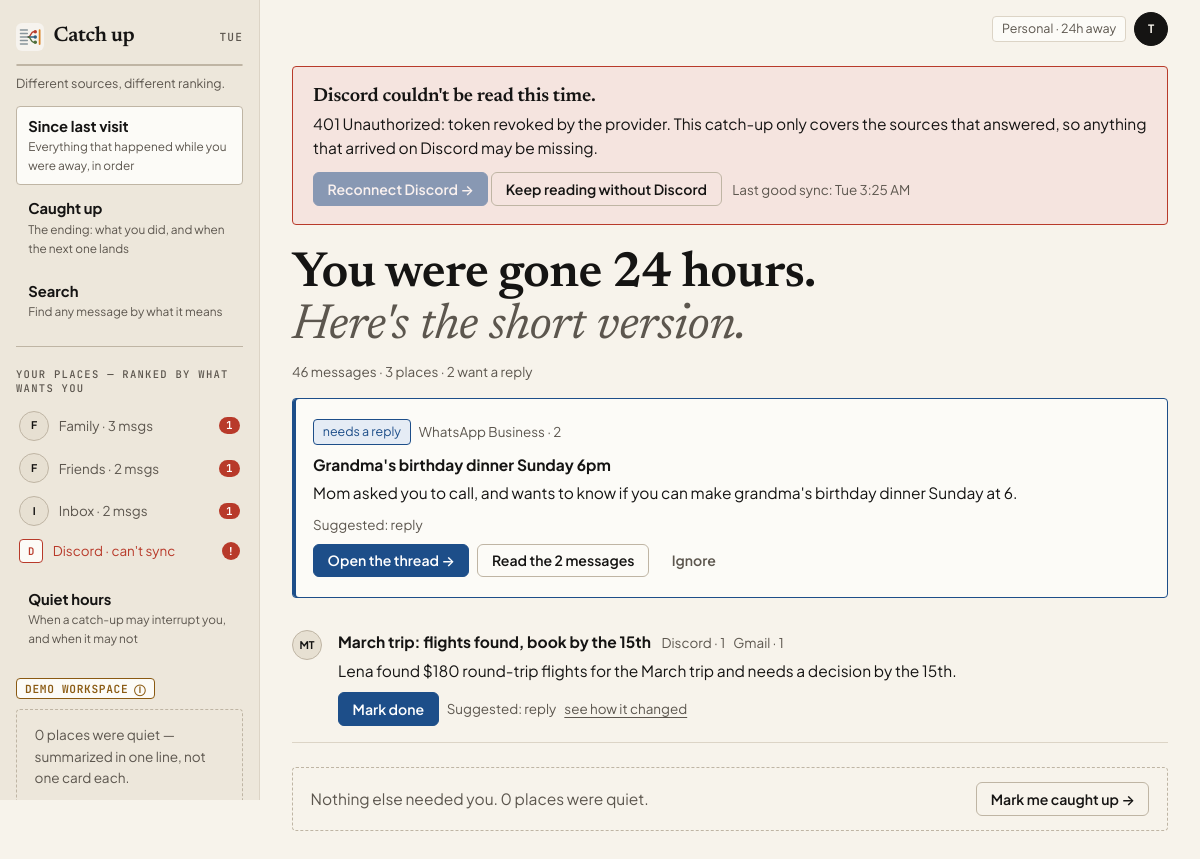
Page /personal/catchup/ (signed in) on the committed database.
### unopsis/models.py (models this page shows, shortened)
class Connection(models.Model):
    class Status(models.TextChoices):
        CONNECTED = "connected", "Connected"
        ERROR = "error", "Error"
        REVOKED = "revoked", "Revoked"
    space = models.ForeignKey(Space, on_delete=models.CASCADE, related_name="connections")
    provider = models.CharField(max_length=32, choices=Provider.choices)
    external_account = models.CharField(
        max_length=254,
        help_text="Identifier at the provider, e.g. an address, workspace, or handle.",
    )
    display_name = models.CharField(max_length=120, blank=True)
    status = models.CharField(max_length=16, choices=Status.choices, default=Status.CONNECTED)
    read_only = models.BooleanField(default=True)
    token_ref = models.CharField(
        max_length=200, blank=True,
        help_text=(
            "Opaque pointer to credentials held in a secrets store. No token "
            "material is ever written to this table."
        ),
    )
    included_scopes = models.JSONField(
        default=list, blank=True,
        help_text=(
            'Which channels/labels/chats count, e.g. '
            '[{"id":"C08KJ21X","name":"#engineering","type":"channel"}]. '
            "Excluded scopes are simply absent."
        ),
    )
    last_synced_at = models.DateTimeField(null=True, blank=True)
    last_error = models.TextField(blank=True)
    class Meta:
        ordering = ["space", "provider", "external_account"]
        constraints = [
            models.UniqueConstraint(
                fields=["space", "provider", "external_account"],
                name="uniq_connection_per_space_provider_account",
            )
        ]

class Brief(models.Model):
    class Trigger(models.TextChoices):
        SCHEDULED = "scheduled", "Scheduled"
        ON_DEMAND = "on_demand", "On demand"
    class Status(models.TextChoices):
        BUILDING = "building", "Building"
        READY = "ready", "Ready"
        FAILED = "failed", "Failed"
    space = models.ForeignKey(Space, on_delete=models.CASCADE, related_name="briefs")
    window_start = models.DateTimeField()
    window_end = models.DateTimeField()
    trigger = models.CharField(max_length=16, choices=Trigger.choices)
    status = models.CharField(max_length=16, choices=Status.choices, default=Status.BUILDING)
    headline = models.CharField(
        max_length=200, blank=True,
        help_text='The one line at the top, e.g. "Three things need you before noon."',
    )
    message_count = models.PositiveIntegerField(default=0)
    topic_count = models.PositiveIntegerField(default=0)
    read_seconds = models.PositiveIntegerField(default=0, help_text="Estimated time to read.")
    steps = models.JSONField(
        default=list, blank=True,
        help_text=(
            'Generation progress for the waiting screen, e.g. '
            '[{"label":"Reading 212 messages","status":"done","ms":3100}].'
        ),
    )
    model_version = models.CharField(max_length=80, blank=True)
    generated_at = models.DateTimeField(null=True, blank=True)
    class Meta:
        ordering = ["-window_end"]
        constraints = [
            models.UniqueConstraint(
                fields=["space", "window_start", "window_end"],
                condition=Q(trigger="scheduled"),
                name="uniq_scheduled_brief_per_window",
            )
        ]

class BriefItem(models.Model):
    class Lane(models.TextChoices):
        NEEDS_YOU = "needs_you", "Needs you"
        MOVING = "moving", "Moving without you"
        FYI = "fyi", "FYI"
    class State(models.TextChoices):
        OPEN = "open", "Open"
        HANDLED = "handled", "Handled"
        SNOOZED = "snoozed", "Snoozed"
        DISMISSED = "dismissed", "Dismissed"
    brief = models.ForeignKey(Brief, on_delete=models.CASCADE, related_name="items")
    title = models.CharField(max_length=200, help_text="The subject this item is about.")
    messages = models.ManyToManyField(
        Message, related_name="brief_items", blank=True,
        help_text="The receipts: every message this item's summary rests on.",
    )
    primary_message = models.ForeignKey(
        Message,
        on_delete=models.SET_NULL,
        null=True, blank=True, related_name="lead_for_items",
    )
    lane = models.CharField(max_length=16, choices=Lane.choices)
    rank = models.PositiveIntegerField()
    summary = models.TextField()
    why = models.TextField(blank=True, help_text="Why this surfaced -- shown on demand.")
    deadline_at = models.DateTimeField(null=True, blank=True)
    state = models.CharField(max_length=16, choices=State.choices, default=State.OPEN)
    handled_at = models.DateTimeField(null=True, blank=True)
    snoozed_until = models.DateTimeField(null=True, blank=True)
    actions = models.JSONField(
        default=list, blank=True,
        help_text=(
            'Offered actions, e.g. '
            '[{"kind":"reply","label":"Reply to Prof. Ramirez","primary":true}].'
        ),
    )
    draft_body = models.TextField(blank=True, help_text="A reply composed but not yet sent.")
    draft_sent_at = models.DateTimeField(null=True, blank=True)
    open_count = models.PositiveIntegerField(default=0)
    feedback = models.SmallIntegerField(
        default=0, help_text="-1 thumbs down, 0 none, +1 thumbs up."
    )
    class Meta:
        ordering = ["lane", "rank"]
        constraints = [
            models.UniqueConstraint(fields=["brief", "lane", "rank"], name="uniq_slot_per_brief"),
            models.UniqueConstraint(fields=["brief", "title"], name="uniq_title_per_brief"),
        ]

### unopsis/app_views.py (the view)
# urls.py: path("personal/catchup/", app_views.personal_catchup, name="app-personal-catchup"),
@login_required
def personal_catchup(request):
    space, brief, now = _world(PERSONAL, request.user)
    needs = list(ui.lane_items(brief, NEEDS_YOU))
    for item in needs:
        item.chips = ui.source_chips(item)
        item.primary = ui.primary_action(item)
    place_rows = ui.places(space, brief)
    return _render_world(
        request, "unopsis/app/personal_catchup.html", PERSONAL, "since", space, brief, now,
        lead=needs[0] if needs else None,
        rest=needs[1:],
        want_reply=len(needs),
        hours=ui.window_hours(brief),
        place_count=len(place_rows),
        quiet_places=[p for p in place_rows if not p["wants_you"]],
        broken=_broken(space),
    )

### templates/unopsis/app/personal_catchup.html (shortened to what this page needs)
{% extends "unopsis/app/shell.html" %}
{% load app_ui %}
{% block rail %}{% include "unopsis/app/_rail_world.html" %}{% endblock %}
{% block rail_foot %}
  {% include "unopsis/app/_demo_badge.html" %}
  <p class="hint small mb-0">{{ quiet_places|length }} place{{ quiet_places|length|pluralize }} {{ quiet_places|length|pluralize:"was,were" }} quiet — summarized in one line, not one card each.</p>
{% endblock %}
{% block topbar %}{% if brief %}<span class="chip">Personal · {{ hours }}h away</span>{% endif %}{% endblock %}
{% block app_content %}
{% if not brief %}
  <h1 class="page-title">Nothing to catch up on yet.</h1>
  <p class="page-sub">There is no personal catch-up yet. Load the demo data with <code>python manage.py seed_demo</code>.</p>
{% else %}
  {% for connection in broken %}{% include "unopsis/app/_error_banner.html" %}{% endfor %}
  <h1 class="page-title">You were gone {{ hours }} hours.<br><span class="soft">Here's the short version.</span></h1>
  <p class="meta">{{ brief.message_count }} messages · {{ place_count }} place{{ place_count|pluralize }} · {{ want_reply }} want a reply</p>
  {% if lead %}
    <div class="app-card app-card--selected my-3">
      <p class="d-flex flex-wrap align-items-center gap-2 mb-2">
        <span class="chip chip--on">needs a reply</span>
        {% for chip in lead.chips %}<span class="meta">{{ chip.label }} · {{ chip.count }}</span>{% endfor %}
      </p>
      <p class="mb-1"><strong>{{ lead.title }}</strong></p>
      <p class="mb-2">{{ lead.summary }}</p>
      {% if lead.primary.label %}<p class="meta mb-2">Suggested: {{ lead.primary.label|lowerfirst }}</p>{% endif %}
      <div class="d-flex flex-wrap gap-2">
        <a class="btn-app btn-app--primary" href="{% url 'app-thread' 'personal' lead.pk %}">Open the thread →</a>
        <a class="btn-app" href="{% url 'app-thread' 'personal' lead.pk %}?show=all">Read the {{ lead.messages.all|length }} message{{ lead.messages.all|length|pluralize }}</a>
        <form method="post" action="{% url 'app-item-action' lead.pk %}">{% csrf_token %}
          <button class="btn-app btn-app--quiet" type="submit">Ignore</button>
        </form>
      </div>
    </div>
  {% else %}
    <p class="hint my-3">Nothing wants a reply. <a href="{% url 'app-personal-caught-up' %}">See what you did</a>.</p>
  {% endif %}
  {% for item in rest %}
    <div class="d-flex gap-3 py-3" style="border-bottom: 1px solid var(--app-line)">
      <span class="avatar">{{ item.title|initials }}</span>
      <div>
        <p class="mb-1"><strong>{{ item.title }}</strong>
          {% for chip in item.chips %}<span class="meta ms-2">{{ chip.label }} · {{ chip.count }}</span>{% endfor %}</p>
        <p class="mb-2">{{ item.summary }}</p>
        <div class="d-flex flex-wrap gap-2">
          <form method="post" action="{% url 'app-item-action' item.pk %}">{% csrf_token %}
            <button class="btn-app btn-app--primary" type="submit" title="Marks this done in Unopsis. Nothing is sent anywhere.">Mark done</button>
          </form>
          {% if item.primary.label %}<span class="meta align-self-center">Suggested: {{ item.primary.label|lowerfirst }}</span>{% endif %}
          <a class="meta align-self-center" href="{% url 'app-thread' 'personal' item.pk %}">see how it changed</a>
        </div>
      </div>
    </div>
  {% endfor %}
  <div class="hint d-flex flex-wrap justify-content-between align-items-center gap-2 mt-4">
    <span>Nothing else needed you. {{ quiet_places|length }} place{{ quiet_places|length|pluralize }} {{ quiet_places|length|pluralize:"was,were" }} quiet.</span>
    <a class="btn-app" href="{% url 'app-personal-caught-up' %}">Mark me caught up →</a>
  </div>
{% endif %}
{% endblock %}

### templates/unopsis/app/shell.html (shortened to what this page needs)
{% extends "base.html" %}
{% load static app_ui %}
{% block extra_css %}<link rel="stylesheet" href="{% static 'css/app.css' %}">{% endblock %}
{% block body_class %}app-body{% endblock %}
{% block body %}
<div class="app-shell">
  <aside class="app-rail" aria-label="Sidebar">
    {% block rail %}{% endblock %}
    <div class="app-rail__foot">
      {% block rail_foot %}{% endblock %}
    </div>
  </aside>
  <div class="app-main">
    <header class="app-topbar">
      {% block topbar %}{% endblock %}
      {% if user.is_authenticated %}
        {% with name=user.get_full_name|default:user.get_username %}
        <details class="account-menu" data-account-menu>
          <summary aria-label="Account menu for {{ user.get_username }}">
            <span class="avatar">{{ name|initials }}</span>
          </summary>
        </details>
        {% endwith %}
      {% endif %}
    </header>
    <main class="app-content">
      {% block app_content %}{% endblock %}
    </main>
  </div>
</div>
{% endblock %}

### templates/unopsis/app/_rail_world.html (shortened to what this page needs)
{% load static app_ui %}
<div class="rail-brand">
  <img class="rail-logo" src="{% static 'img/unopsis-logo.svg' %}" alt="">
  {% if world == 'work' %}Brief{% else %}Catch up{% endif %}
  <span class="rail-day">{{ today|date:"D" }}</span>
</div>
<nav class="segmented" aria-label="Switch world">
  <a href="{% url 'app-work-brief' %}" class="{% if world == 'work' %}is-on{% endif %}"
     {% if world == 'work' %}aria-current="page"{% endif %}>Work</a>
  <a href="{% url 'app-personal-catchup' %}" class="{% if world == 'personal' %}is-on{% endif %}"
     {% if world == 'personal' %}aria-current="page"{% endif %}>Personal</a>
</nav>
<p class="rail-note">{% if world == 'work' %}Two worlds, never blended into one summary.{% else %}Different sources, different ranking.{% endif %}</p>
{% if world == 'work' %}
  <a class="rail-link {% if active == 'brief' %}is-active{% endif %}" href="{% url 'app-work-brief' %}">
    <strong>Today's brief</strong><small>The one page: {{ needs_you_count }} thing{{ needs_you_count|pluralize }} ranked, in prose</small></a>
  <a class="rail-link {% if active == 'needs-you' %}is-active{% endif %}" href="{% url 'app-work-needs-you' %}">
    <strong>Needs you · {{ needs_you_count }}</strong><small>Open items only, one decision per screen</small></a>
  <a class="rail-link {% if active == 'threads' %}is-active{% endif %}"
     href="{% if first_needs_you %}{% url 'app-thread' 'work' first_needs_you.pk %}{% else %}{% url 'app-work-brief' %}{% endif %}">
    <strong>Threads</strong><small>A topic in full: chronology, receipts, draft reply</small></a>
  <a class="rail-link {% if active == 'handled' %}is-active{% endif %}" href="{% url 'app-work-handled' %}">
    <strong>Handled today</strong><small>What you closed, and what is still waiting</small></a>
  <a class="rail-link {% if active == 'search' %}is-active{% endif %}" href="{% url 'app-search' %}?world=work">
    <strong>Search</strong><small>Find any message by what it means</small></a>
  <hr>
  <p class="rail-label">Digesting — click to change</p>
  {% for row in connections %}
    <a class="rail-source {% if row.broken %}is-broken{% endif %}" href="{% url 'app-setup-scope' %}">
      <span class="tile">{{ row.connection|provider_letter }}</span>
      <span>{% if row.broken %}{{ row.connection.get_provider_display }} · can't sync{% else %}{{ row.label }}{% endif %}</span>
      {% if row.broken %}<span class="badge-alert" title="{{ row.connection.last_error }}">!</span>{% endif %}
    </a>
  {% empty %}
    <p class="rail-note">No sources yet. <a href="{% url 'app-setup-sources' %}">Connect one</a>.</p>
  {% endfor %}
  <a class="rail-link mt-2" href="{% url 'app-setup-tuning' %}">
    <strong>Tuning</strong><small>What counts as urgent, detail level, delivery times</small></a>
{% else %}
  <a class="rail-link {% if active == 'since' %}is-active{% endif %}" href="{% url 'app-personal-catchup' %}">
    <strong>Since last visit</strong><small>Everything that happened while you were away, in order</small></a>
  <a class="rail-link {% if active == 'caught-up' %}is-active{% endif %}" href="{% url 'app-personal-caught-up' %}">
    <strong>Caught up</strong><small>The ending: what you did, and when the next one lands</small></a>
  <a class="rail-link {% if active == 'search' %}is-active{% endif %}" href="{% url 'app-search' %}?world=personal">
    <strong>Search</strong><small>Find any message by what it means</small></a>
  <hr>
  <p class="rail-label">Your places — ranked by what wants you</p>
  {% for place in places %}
    <div class="rail-source">
      <span class="avatar">{{ place.name|initials }}</span>
      <span>{{ place.name }} · {{ place.messages }} msg{{ place.messages|pluralize }}</span>
      {% if place.wants_you %}<span class="badge-count">{{ place.wants_you }}</span>{% endif %}
    </div>
  {% empty %}
    <p class="rail-note">No places yet.</p>
  {% endfor %}
  {% for row in connections %}{% if row.broken %}
    <div class="rail-source is-broken"><span class="tile">{{ row.connection|provider_letter }}</span>
      <span>{{ row.connection.get_provider_display }} · can't sync</span><span class="badge-alert">!</span></div>
  {% endif %}{% endfor %}
  <a class="rail-link mt-2" href="{% url 'app-setup-tuning' %}">
    <strong>Quiet hours</strong><small>When a catch-up may interrupt you, and when it may not</small></a>
{% endif %}

### templates/unopsis/app/_error_banner.html
<section class="banner mb-4" data-dismissable role="alert">
  <h2 class="h5 mb-1">{{ connection.get_provider_display }} couldn't be read this time.</h2>
  <p class="mb-2">
    {{ connection.last_error|default:"The provider refused the last sync." }}
    This {% if world == 'work' %}brief{% else %}catch-up{% endif %} only covers the sources that answered,
    so anything that arrived on {{ connection.get_provider_display }} may be missing.
  </p>
  <button type="button" class="btn-app btn-app--primary" disabled
          title="Coming soon">Reconnect {{ connection.get_provider_display }} →</button>
  <button type="button" class="btn-app" data-dismiss>Keep reading without {{ connection.get_provider_display }}</button>
  <span class="meta ms-2">Last good sync: {{ connection.last_synced_at|date:"D g:i A"|default:"never" }}</span>
</section>

### rows in the picture
Connection: connection|provider_letter "D", connection.provider "Discord", provider "Discord", last_error "401 Unauthorized: token revoked by the provider.", last_synced_at "Tue 3:25 AM"
Brief: message_count "46"
BriefItem: title "Grandma's birthday dinner Sunday 6pm", summary "Mom asked you to call, and wants to know if you can make grandma's birthday dinner Sunday at 6.", primary.label "reply", messages.all|length "2"
BriefItem: title|initials "MT", title "March trip: flights found, book by the 15th", label "Discord" "Gmail", count "1" "1", summary "Lena found $180 round-trip flights for the March trip and needs a decision by the 15th.", primary.label "reply"

### other values in the picture
{{ today|date:"D" }} "TUE"
{{ place.name|initials }} "F" "F" "I"
{{ place.name }} "Family" "Friends" "Inbox"
{{ place.messages }} "3" "2" "2"
{{ place.wants_you }} "1" "1" "1"
{{ quiet_places|length }} "0"
{{ hours }} "24"
{{ name|initials }} "T"
{{ place_count }} "3"
{{ want_reply }} "2"
{{ chip.label }} "WhatsApp Business"
{{ chip.count }} "2"
